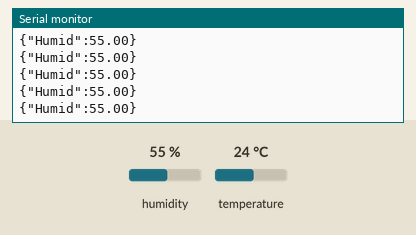
A sketch run on a simulated ESP8266 (NodeMCU). Shown: the last lines printed to the serial monitor. The test bench sets the inputs (shaded band); at power-on: humidity 55 %, temperature 24 °C.

Above: at 3.3 s.
3.4 s: humidity set to 22 %
At 4.9 s:
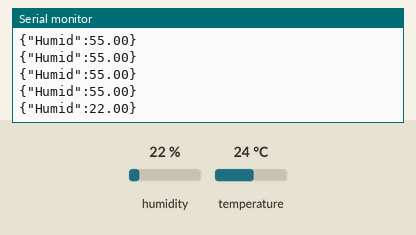
6.2 s: humidity set to 40 %
At 6.8 s:
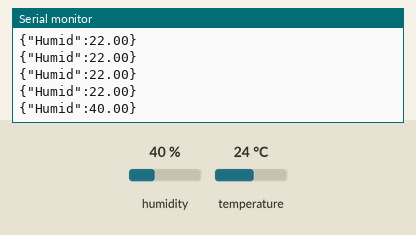
Timing chart, 0 to 9.2 s (numbered marks = the images above; inputs shaded):
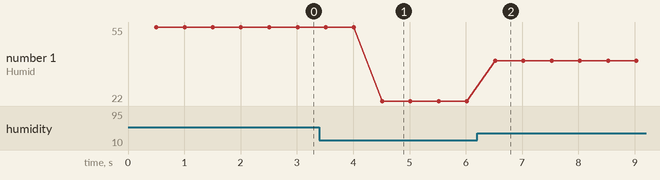

Measured:
- after the input at 3.4 s, the serial monitor: prints a new line after 1.1 s (image 1)
- after the input at 6.2 s, the serial monitor: prints a new line after 0.32 s (image 2)
- plotted number 1: 55 → 22 after the input at 3.4 s, 22 → 40 after the input at 6.2 s

The sketch:

DHT11.ino
```cpp
// Example testing sketch for various DHT humidity/temperature sensors written by ladyada
// REQUIRES the following Arduino libraries:
// - DHT Sensor Library: https://github.com/adafruit/DHT-sensor-library
// - Adafruit Unified Sensor Lib: https://github.com/adafruit/Adafruit_Sensor

#include "DHT.h"

#include <Arduino_JSON.h>

#define DHTPIN 4     // Digital pin connected to the DHT sensor
// Feather HUZZAH ESP8266 note: use pins 3, 4, 5, 12, 13 or 14 --
// Pin 15 can work but DHT must be disconnected during program upload.

// Uncomment whatever type you're using!
//#define DHTTYPE DHT11   // DHT 11
#define DHTTYPE DHT22   // DHT 22  (AM2302), AM2321
//#define DHTTYPE DHT21   // DHT 21 (AM2301)

// Connect pin 1 (on the left) of the sensor to +5V
// NOTE: If using a board with 3.3V logic like an Arduino Due connect pin 1
// to 3.3V instead of 5V!
// Connect pin 2 of the sensor to whatever your DHTPIN is
// Connect pin 4 (on the right) of the sensor to GROUND
// Connect a 10K resistor from pin 2 (data) to pin 1 (power) of the sensor

// Initialize DHT sensor.
// Note that older versions of this library took an optional third parameter to
// tweak the timings for faster processors.  This parameter is no longer needed
// as the current DHT reading algorithm adjusts itself to work on faster procs.
DHT dht(DHTPIN, DHTTYPE);

void setup() {
  Serial.begin(115200);
  Serial.println(F("DHTxx test!"));

  dht.begin();
}

void loop() {

  String data ="";  // Will be used to store json format

  // Wait a few seconds between measurements.
  delay(500);

  // Reading temperature or humidity takes about 250 milliseconds!
  // Sensor readings may also be up to 2 seconds 'old' (its a very slow sensor)
  float h = dht.readHumidity();
  // Read temperature as Celsius (the default)
  float t = dht.readTemperature();
  // Read temperature as Fahrenheit (isFahrenheit = true)
  float f = dht.readTemperature(true);

  // Check if any reads failed and exit early (to try again).
  if (isnan(h) || isnan(t) || isnan(f)) {
    Serial.println(F("Failed to read from DHT sensor!"));
    return;
  }

  // Compute heat index in Fahrenheit (the default)
  float hif = dht.computeHeatIndex(f, h);
  // Compute heat index in Celsius (isFahreheit = false)
  float hic = dht.computeHeatIndex(t, h, false);

  data = "{\"Humid\":" + (String)h+"}";

  Serial.println(data);

/*
  Serial.print(F("\"Humidity\":"));
  Serial.print(h);
  Serial.print(F(",\"Temperature\":"));
  Serial.print(t);
  // Serial.print(F("C "));
  // Serial.print(f);
  Serial.print(F(",\"Heat index\":"));
  Serial.print(hic);
  // Serial.print(F("C "));
  // Serial.print(hif);
  // Serial.println(F("F"));
  Serial.println();
*/
}
```
